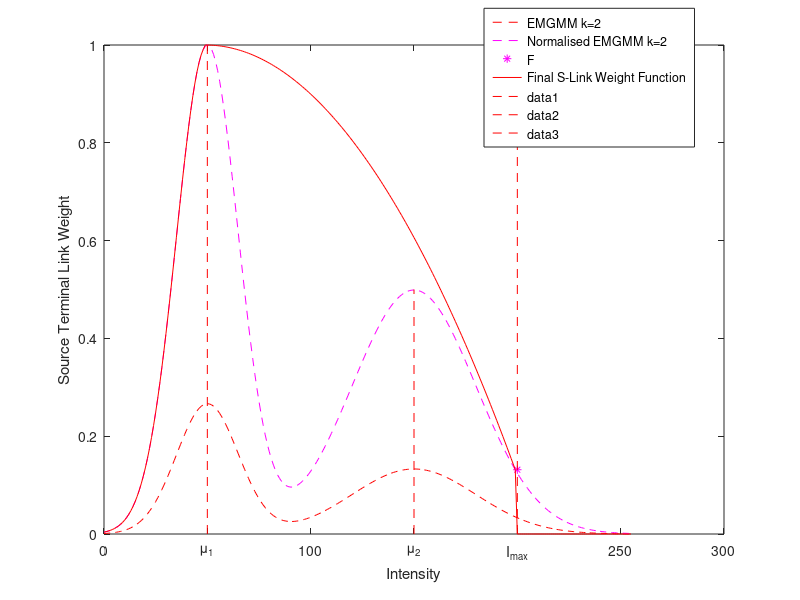
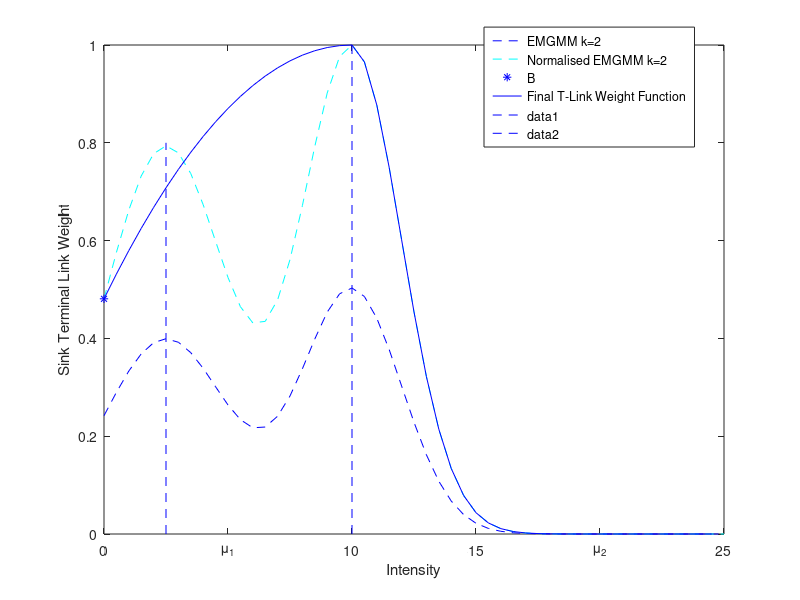

Recreate these plots in MATLAB, in order.
clc
clear
close all

Imax = 200;
x = linspace(0,255,256);

% foreground curve
mu1FG = 50;
sigma1FG = 15;
y1FG = 1/sqrt(2*pi*sigma1FG^2) * exp(-(x-mu1FG).^2/(2*sigma1FG^2));

mu2FG = 150;
sigma2FG = 30;
y2FG = 1/sqrt(2*pi*sigma2FG^2) * exp(-(x-mu2FG).^2/(2*sigma2FG^2));

kfg = 10;
yFG = kfg*(y1FG + y2FG);
yFGnorm = yFG/max(yFG);

xpara = mu1FG:Imax;
% parabola part
pFG_Imax = yFGnorm(Imax);
yFGpara = (pFG_Imax-1)/(Imax-mu1FG)^2*(xpara-mu1FG).^2+1;

yFGfin = 1:256;
yFGfin(mu1FG:Imax-1) = yFGpara(1:Imax-mu1FG);
a = mu1FG:Imax-1;
aa = 1:Imax-mu1FG;
for i=1:mu1FG
    yFGfin(i) = yFGnorm(i);
end
for i=mu1FG:Imax
    yFGfin(i) = yFGpara(i-mu1FG+1);
end
for i=Imax+1:256
    yFGfin(i) = 0;
end

figure
plot(x,yFG,'--r', x,yFGnorm, '--m', Imax, pFG_Imax, '*m', x, yFGfin, 'r');
neworder = {
    '0' [0]
    '\mu_1' [mu1FG]
    '100' [100]
    '\mu_2' [mu2FG]
    'I_{max}' [Imax]
   % '200' [200]
    '250' [250]
    '300' [300]};
%set(gca,'XTickLabel',{'0','\mu_1', '100','\mu_2','200','250','300'});
set(gca,'XTickLabel',neworder(:,1));
hold on
xlabel('Intensity');
ylabel('Source Terminal Link Weight');
rect = [0.605 0.755 0.2 0.1]; % position of legend
l=legend('EMGMM k=2','Normalised EMGMM k=2','F','Final S-Link Weight Function');
set(l,'Position',rect);
plot([Imax, Imax],[0,1], '--r',[mu1FG, mu1FG],[0,1], '--r',[mu2FG, mu2FG],[0,0.5], '--r');


% background curve
xbgmax = 50;
x = 0:xbgmax;

mu1BG = 5;
sigma1BG = 5;
y1BG = 1/sqrt(2*pi*sigma1BG^2) * exp(-(x-mu1BG).^2/(2*sigma1BG^2));

mu2BG = 20;
sigma2BG = 4;
y2BG = 1/sqrt(2*pi*sigma2BG^2) * exp(-(x-mu2BG).^2/(2*sigma2BG^2));

kbg = 5;
yBG = kbg*(y1BG + y2BG);
yBGnorm = yBG/max(yBG);

 xpara = 0:mu2BG;
 % parabola part
 pBG0 = yBGnorm(1);
 yBGpara = (pBG0-1)/mu2BG^2*(xpara-mu2BG).^2+1;
 
 yBGfin = 1:xbgmax;
% yBGfin(mu1FG:Imax-1) = yFGpara(1:Imax-mu1FG);
% a = mu1FG:Imax-1;
% aa = 1:Imax-mu1FG;
for i=1:mu2BG
    yBGfin(i) = yBGpara(i);
end
for i=mu2BG+1:xbgmax
    yBGfin(i) = yBGnorm(i);
end

figure
plot(x,yBG,'--b',x,yBGnorm,'--c', 0, pBG0, '*b', 0:xbgmax-1, yBGfin, '-b');
neworder = {
    '0' [0]
    '\mu_1' [mu1FG]
     '10' [10]
    '15' [15]
    '\mu_2' [mu2FG]
    '25' [25]
    '30' [30]
    '35' [35]
    '40' [40]
    '45' [45]
    '50' [50]};
set(gca,'XTickLabel',neworder(:,1));
xlabel('Intensity');
ylabel('Sink Terminal Link Weight');
rect = [0.605 0.755 0.2 0.1]; % position of legend
l=legend('EMGMM k=2','Normalised EMGMM k=2','B','Final T-Link Weight Function');
set(l,'Position',rect);
hold on;
plot([mu1BG mu1BG],[0,0.8],'--b',[mu2BG mu2BG],[0,1],'--b');

